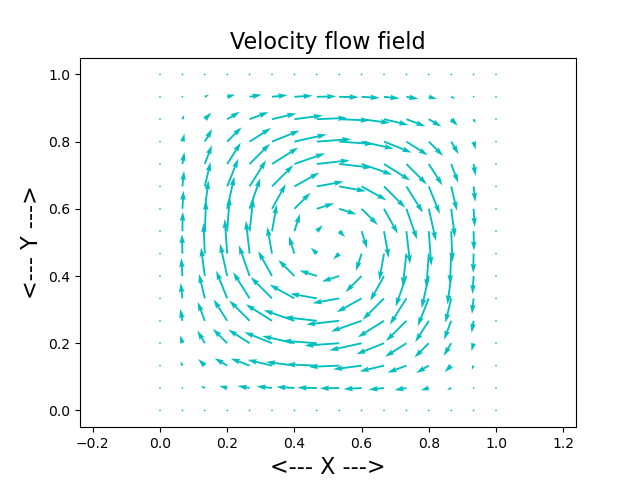

This chart was generated by the following Python code:
#! /usr/bin/env python3
#
def flow_vector ( ):

#*****************************************************************************80
#
## flow_vector() makes a vector plot of the gradient of a function f(x,y).
#
#  Licensing:
#
#    This code is distributed under the MIT license.
#
#  Modified:
#
#    05 August 2024
#
#  Author:
#
#    John Burkardt
#
  import matplotlib
  import matplotlib.pyplot as plt
  import numpy as np
  import platform

  print ( '' )
  print ( 'flow_vector():' )
  print ( '  python version:     ' + platform.python_version ( ) )
  print ( '  numpy version:      ' + np.version.version )
  print ( '  matplotlib version: ' + matplotlib.__version__ )
  print ( '  Make a vector plot of the gradient of a function z(x,y).' )
#
#  Evaluate the function at the mesh points.
#
  n = 16
  xmat, ymat, umat, vmat = flow_field ( n )
#
#  Plot 
#
  plt.clf ( )

  plt.quiver ( xmat, ymat, umat, vmat, color = 'c' )
  plt.axis ( 'Equal' )
  plt.title ( 'Velocity flow field', fontsize = 16 )
  plt.xlabel ( '<--- X --->', fontsize = 16 )
  plt.ylabel ( '<--- Y --->', fontsize = 16 )
  filename = 'flow_vector.png'
  plt.savefig ( filename )
  print ( '  Graphics saved as "' + filename + '"' )
  plt.show ( block = False )
  plt.close ( )
#
#  Terminate.
#
  print ( '' )
  print ( 'flow_vector():' )
  print ( '  Normal end of execution.' )
  return

def flow_field ( n ):

#*****************************************************************************80
#
## flow_field() returns velocity data for a flow.
#
#  Licensing:
#
#    This code is distributed under the MIT license.
#
#  Modified:
#
#    24 May 2022
#
#  Author:
#
#    John Burkardt
#
#  Input:
#
#    real N: the number of nodes in the X and Y directions.
#
#  Output:
#
#    real XMAT(N,N), YMAT(N,N): the node coordinates.
#
#    real UMAT(N,N), VMAT(N,N): the velocity components.
#
  import numpy as np

  xvec = np.linspace ( 0.0, 1.0, n )
  yvec = np.linspace ( 0.0, 1.0, n )

  xmat, ymat = np.meshgrid ( xvec, yvec )

  umat = - (       xmat**4 - 2.0 * xmat**3 + xmat**2 ) \
         * ( 2.0 * ymat**3 - 3.0 * ymat**2 + ymat    )

  vmat =   ( 2.0 * xmat**3 - 3.0 * xmat**2 + xmat    ) \
         * (       ymat**4 - 2.0 * ymat**3 + ymat**2 )

  return xmat, ymat, umat, vmat

if ( __name__ == "__main__" ):
  flow_vector ( )
